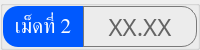
                     <widget class="QGroupBox" name="thickness_val_group_2">
                      <property name="minimumSize">
                       <size>
                        <width>0</width>
                        <height>50</height>
                       </size>
                      </property>
                      <property name="maximumSize">
                       <size>
                        <width>16777215</width>
                        <height>50</height>
                       </size>
                      </property>
                      <property name="styleSheet">
                       <string notr="true">color: rgb(255, 255, 255);</string>
                      </property>
                      <layout class="QHBoxLayout" name="horizontalLayout_15">
                       <property name="spacing">
                        <number>0</number>
                       </property>
                       <property name="leftMargin">
                        <number>0</number>
                       </property>
                       <property name="topMargin">
                        <number>0</number>
                       </property>
                       <property name="rightMargin">
                        <number>0</number>
                       </property>
                       <property name="bottomMargin">
                        <number>0</number>
                       </property>
                       <item>
                        <widget class="QLabel" name="thickness_val_title_2">
                         <property name="minimumSize">
                          <size>
                           <width>80</width>
                           <height>0</height>
                          </size>
                         </property>
                         <property name="maximumSize">
                          <size>
                           <width>80</width>
                           <height>16777215</height>
                          </size>
                         </property>
                         <property name="font">
                          <font>
                           <family>Kanit</family>
                           <pointsize>16</pointsize>
                           <italic>false</italic>
                           <bold>false</bold>
                           <underline>false</underline>
                           <strikeout>false</strikeout>
                          </font>
                         </property>
                         <property name="styleSheet">
                          <string notr="true">background-color: #0059fe;
border-top-left-radius: 15px;
border-bottom-left-radius: 15px;</string>
                         </property>
                         <property name="text">
                          <string>เม็ดที่ 2</string>
                         </property>
                         <property name="alignment">
                          <set>Qt::AlignCenter</set>
                         </property>
                        </widget>
                       </item>
                       <item>
                        <widget class="QFrame" name="thickness_val_frame_2">
                         <property name="minimumSize">
                          <size>
                           <width>0</width>
                           <height>0</height>
                          </size>
                         </property>
                         <property name="styleSheet">
                          <string notr="true">border: solid;
border-width: 1px;
border-color: rgb(121, 121, 121);
border-top-right-radius: 15px;
border-bottom-right-radius: 15px;</string>
                         </property>
                         <property name="frameShape">
                          <enum>QFrame::StyledPanel</enum>
                         </property>
                         <property name="frameShadow">
                          <enum>QFrame::Raised</enum>
                         </property>
                         <layout class="QHBoxLayout" name="horizontalLayout_16">
                          <item>
                           <widget class="QPushButton" name="thickness_val_2">
                            <property name="font">
                             <font>
                              <family>Kanit</family>
                              <pointsize>18</pointsize>
                             </font>
                            </property>
                            <property name="styleSheet">
                             <string notr="true">border: none;
color: rgb(100, 100, 100);</string>
                            </property>
                            <property name="text">
                             <string>XX.XX</string>
                            </property>
                           </widget>
                          </item>
                         </layout>
                        </widget>
                       </item>
                      </layout>
                     </widget>
